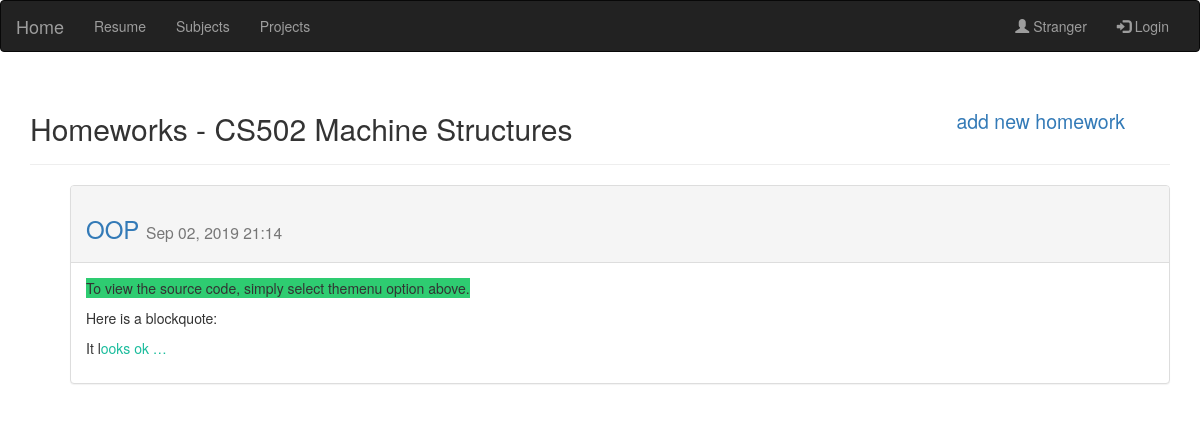
The page /subject/7/ on the database its author committed.
### app_pw/models.py (models this page shows, shortened)
class Subject(models.Model):
	sub_name = models.CharField(max_length=200)
	date_added = models.DateTimeField(auto_now_add = True)
	owner = models.ForeignKey(User, on_delete=models.CASCADE)
	def __str__(self):
		return self.sub_name

class Homework(models.Model):
	sub_name = models.ForeignKey(Subject, on_delete=models.CASCADE)
	topic = models.CharField(max_length=200, default='')
	text = RichTextField(config_name='my_config')
	date_added = models.DateTimeField(auto_now_add = True)

### app_pw/views.py (the view)
# urls.py: path('subject/<int:subject_id>/', views.subject, name='subject'),
def subject(request, subject_id):
	subject = Subject.objects.get(id = subject_id)
	homeworks = subject.homework_set.order_by('-date_added')
	context = {
		'subject' : subject,
		'homeworks' : homeworks,
	}
	return render(request, 'app_pw/subject.html', context)

### app_pw/templates/app_pw/subject.html
{% extends 'app_pw/base.html' %}
{% load bootstrap3 %}
{% block header %}
	<h2 style="padding-right: 2em">
		Homeworks - {{subject}}
		<small class="nav navbar-nav navbar-right">
			<a href="{% url 'app_pw:new_homework' subject.id %}" >add new homework</a>
		</small>
	</h2>
{% endblock header %}
{% block content %}
	<ul>
		{% for homework in homeworks %}
		<div class="panel panel-default">
			<div class="panel-heading" style="padding-right: 2em">
				<h3>
					<a href="{% url 'app_pw:homework' subject.id homework.id %}">{{ homework.topic}}</a>
					<small >
						{{ homework.date_added|date:'M d, Y H:i'}}
					</small>
				</h3>
			</div>
		<div class="panel-body">
			{% autoescape off %}
       			{{ homework.text|truncatewords:20 }}
      		{% endautoescape %}
		</div>
	</div>
		{% empty %}
			<h3>There are no homeworks added </h3>
		{% endfor %}
	</ul>
{% endblock content %}

### rows shown on the page
Subject: sub_name "CS502 Machine Structures"
Homework: topic "OOP", date_added "Sep 02, 2019 21:14", text "To view the source code, simply select the menu option above. Here is a blockquote: It l ooks ok …"
